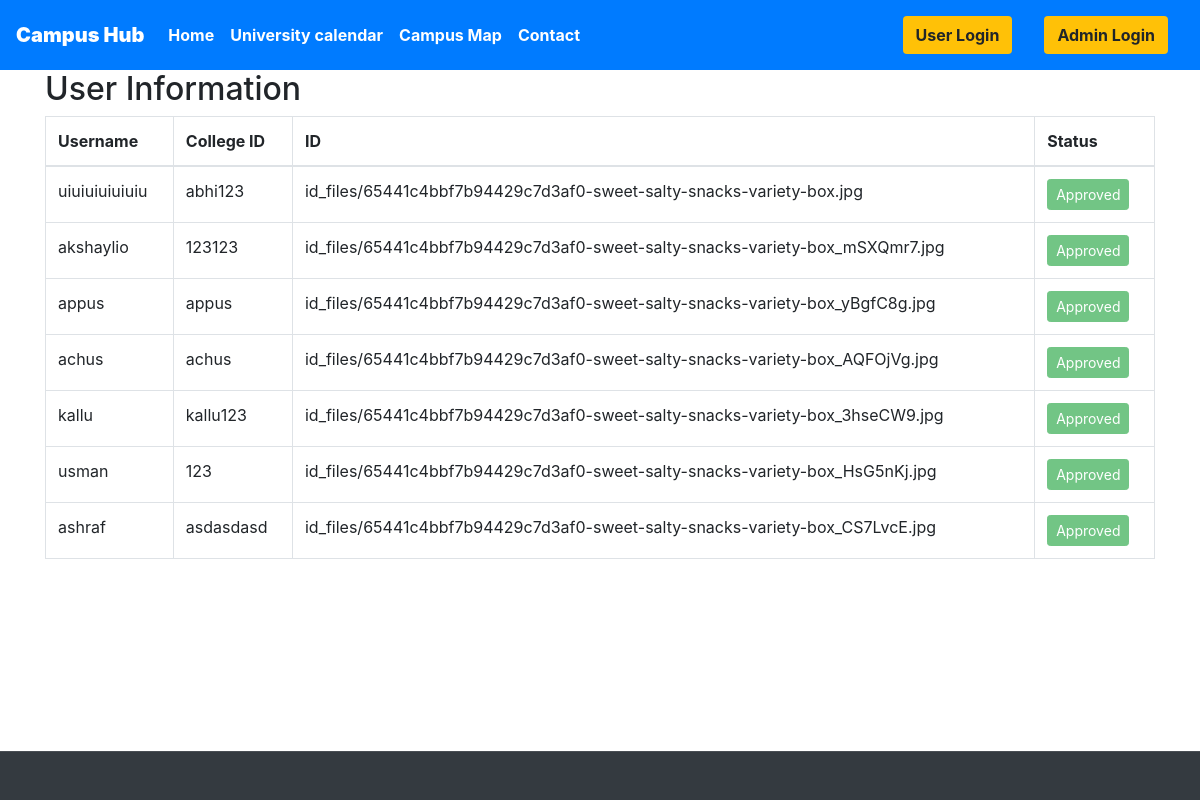
The page /staff/userInformations on the database as committed earlier.
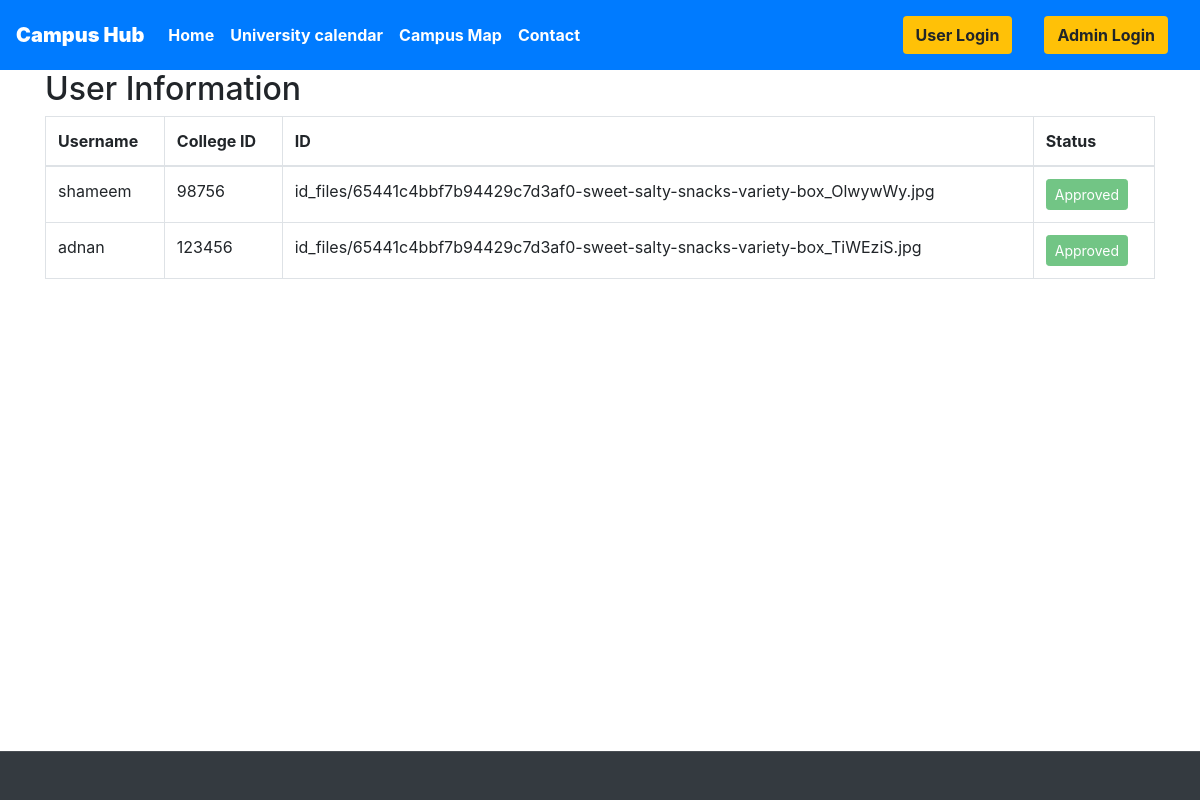
The same page on the database as committed later.
### Myapplication/models.py (models this page shows, shortened)
class UserProfile(models.Model):
    user = models.OneToOneField(User, on_delete=models.CASCADE)
    college_id = models.CharField(max_length=100, blank=True, null=True)
    status = models.CharField(max_length=20, blank=True, null=True)
    id_file = models.FileField(upload_to='id_files/', blank=True, null=True)
    phone_number = models.CharField(max_length=15, blank=True, null=True)
    department = models.CharField(max_length=100, blank=True, null=True)

### Myapplication/views.py (the view)
# urls.py: path('staff/userInformations', views.user_information,name="allbookigs"),
def user_information(request):
    user_profiles = UserProfile.objects.all()
    return render(request, 'staff/user_information.html', {'user_profiles': user_profiles})

### templates/staff/user_information.html (shortened to what this page needs)
{% extends 'basic.html' %}
{% block body %}
<div class="container">
    <h2>User Information</h2>
    <div class="table-responsive">
        <table class="table table-bordered">
            <thead>
                <tr>
                    <th>Username</th>
                    <th>College ID</th>
                    <th>ID</th>
                    <th>Status</th>
                </tr>
            </thead>
            <tbody>
                {% for user_profile in user_profiles %}
                <tr>
                    <td>{{ user_profile.user.username }}</td>
                    <td>{{ user_profile.college_id }}</td>
                    <td>{{ user_profile.id_file }}</td>
                    <td>
                        {% if user_profile.status == "active" %}
                        <button type="submit" class="btn btn-success btn-sm" disabled>Approved</button>
                        {% else %}
                        <form method="post" action="{% url 'approve_user' user_profile.user.id %}">
                            {% csrf_token %}
                            <button type="submit" class="btn btn-warning">Approve</button>
                        </form>
                        {% endif %}
                    </td>
                </tr>
                {% endfor %}
            </tbody>
        </table>
    </div>
</div>
{% endblock body %}

### templates/basic.html (shortened to what this page needs)
{% load static %}
<!DOCTYPE html>
<html lang="en">
<head>
    <link rel="stylesheet" href="https://use.fontawesome.com/releases/v5.7.0/css/all.css">
    <link rel="stylesheet" href="{% static 'bootstrap/bootstrap.css' %}">
    <link rel="stylesheet" href="https://maxcdn.bootstrapcdn.com/bootstrap/4.5.0/css/bootstrap.min.css">
</head>
<body>
    <div class="container-fluid px-0">
        <nav class="navbar navbar-expand-lg navbar-dark bg-primary font-weight-bold">
            <a class="navbar-brand text-bold bg-black" href="/"><b>Campus Hub</b></a>
            <div class="collapse navbar-collapse" id="navbarSupportedContent">
                <ul class="navbar-nav mr-auto">
                    <li class="nav-item active">
                        <a class="nav-link text-bold" href="/home">Home</a>
                    </li>
                    <li class="nav-item active">
                        <a class="nav-link text-bold" href="">University calendar</a>
                    </li>
                    <li class="nav-item active">
                        <a class="nav-link text-bold" href="{% url 'map' %}">Campus Map</a>
                    </li>
                    <li class="nav-item active">
                        <a class="nav-link text-bold" href="/contact">Contact</a>
                    </li>
                </ul>
                {% if user.is_authenticated %}
                <button class="btn btn-group bg-light" data-toggle="modal" data-target="#forlogin">
                    Hello, {{ request.user }}
                    <a href="/logout" class="nav-link">
                        <button class="btn btn-group bg-warning" data-toggle="modal" data-target="#forlogin">
                            Logout
                        </button>
                    </a>&nbsp; &nbsp;
                </button>
                {% else %}
                <a href="/user" class="nav-link">
                    <button class="btn btn-group bg-warning font-weight-bold" data-toggle="modal" data-target="#forlogin">
                        User Login
                    </button>
                </a>
                <a href="/staff" class="nav-link">
                    <button class="btn btn-group bg-warning font-weight-bold">
                        Admin Login
                    </button>
                </a>
                {% endif %}
            </div>
        </nav>
    </div>
    {% block body %}
    {% endblock body %}
    <footer class="footer fixed-bottom">
        <div class="container-fluid bg-dark text-white border-top py-4 px-sm-3 px-md-5" style="border-color: rgba(256, 256, 256, .1) !important;">
        </div>
    </footer>
</body>
</html>

### templates/basic.html (style rules this page uses)
a { text-decoration: none; }

Rows that differ between the two databases and show on the page:
removed UserProfile: user.username "uiuiuiuiuiuiu", college_id "abhi123", id_file "id_files/65441c4bbf7b94429c7d3af0-sweet-salty-snacks-variety-box.jpg", status "Approved"
removed UserProfile: user.username "akshaylio", college_id "123123", id_file "id_files/65441c4bbf7b94429c7d3af0-sweet-salty-snacks-variety-box_mSXQmr7.jpg", status "Approved"
removed UserProfile: user.username "appus", college_id "appus", id_file "id_files/65441c4bbf7b94429c7d3af0-sweet-salty-snacks-variety-box_yBgfC8g.jpg", status "Approved"
removed UserProfile: user.username "achus", college_id "achus", id_file "id_files/65441c4bbf7b94429c7d3af0-sweet-salty-snacks-variety-box_AQFOjVg.jpg", status "Approved"
removed UserProfile: user.username "kallu", college_id "kallu123", id_file "id_files/65441c4bbf7b94429c7d3af0-sweet-salty-snacks-variety-box_3hseCW9.jpg", status "Approved"
removed UserProfile: user.username "usman", college_id "123", id_file "id_files/65441c4bbf7b94429c7d3af0-sweet-salty-snacks-variety-box_HsG5nKj.jpg", status "Approved"
removed UserProfile: user.username "ashraf", college_id "asdasdasd", id_file "id_files/65441c4bbf7b94429c7d3af0-sweet-salty-snacks-variety-box_CS7LvcE.jpg", status "Approved"
added UserProfile: user.username "shameem", college_id "98756", id_file "id_files/65441c4bbf7b94429c7d3af0-sweet-salty-snacks-variety-box_OlwywWy.jpg", status "Approved"
added UserProfile: user.username "adnan", college_id "123456", id_file "id_files/65441c4bbf7b94429c7d3af0-sweet-salty-snacks-variety-box_TiWEziS.jpg", status "Approved"
